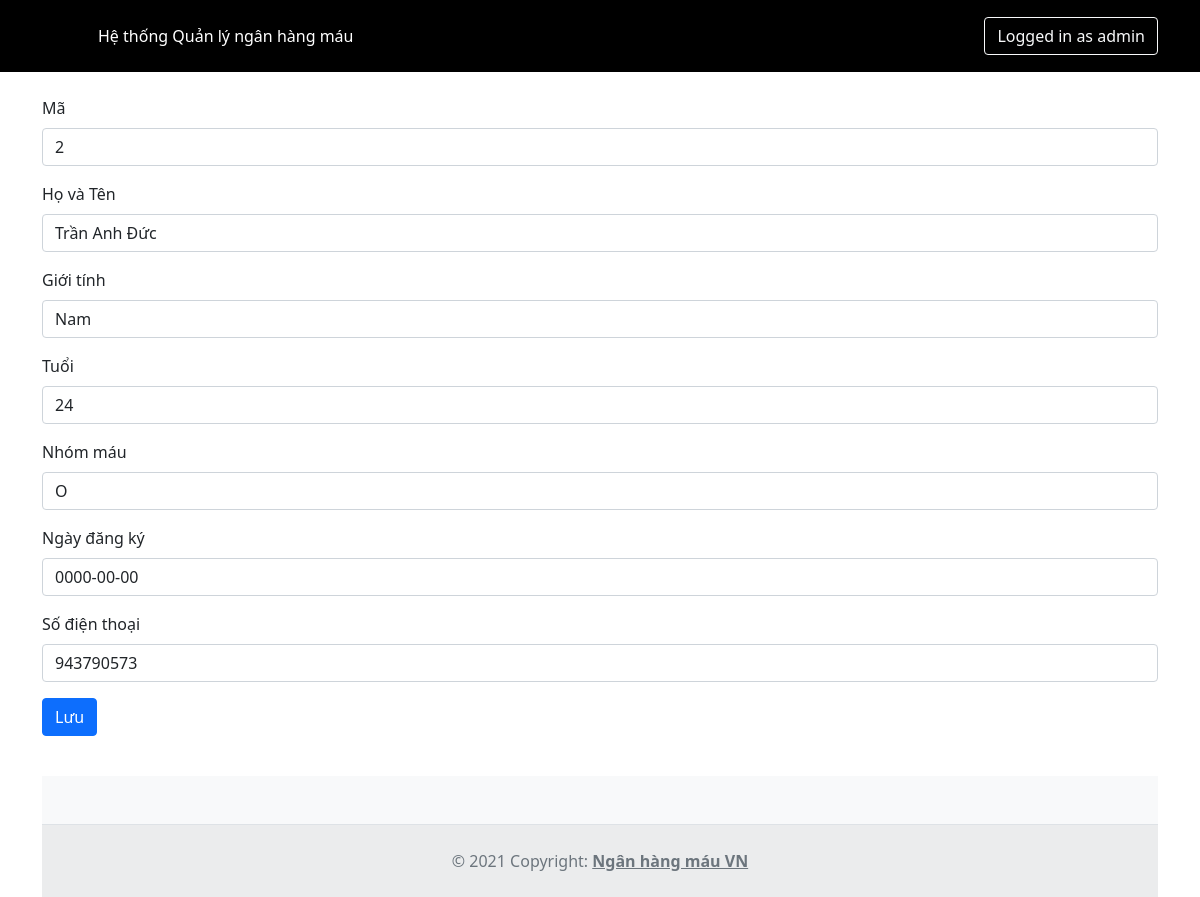
/scr/suabd.php?bd_id=2, run on the app's committed database.
### tables this page shows
CREATE TABLE `blood_donor` (
  `bd_id` int(10) NOT NULL,
  `bd_name` varchar(50) NOT NULL,
  `bd_sex` varchar(10) NOT NULL,
  `bd_age` int(10) NOT NULL,
  `bd_bgroup` char(10) NOT NULL,
  `bd_reg_date` date NOT NULL,
  `bd_phno` int(20) DEFAULT NULL
);

### scr/suabd.php (the view, shortened to what this page needs)
    <?php
        include('partials/header.php');
    ?>
    <?php $conn = mysqli_connect('localhost', 'root', '', 'blood_donor');
        if(isset($_GET['bd_id'])) {
            $id = $_GET['bd_id'];
            $sql = "SELECT * from  blood_donor where bd_id = '$id'";
            $result = mysqli_query($conn, $sql);
        }
    ?>
    <div class="container">
        <?php while($row = mysqli_fetch_assoc($result)){?>
        <form class="mt-4" method="POST" action="">
            <div class="mb-3">
                <label for="id" class="form-label">Mã</label>
                <input type="text" name="id" class="form-control" id="id" value="<?php echo $row['bd_id']; ?>">
            </div>
            <div class="mb-3">
                <label for="fullName" class="form-label">Họ và Tên</label>
                <input type="text" name="fullName" class="form-control" id="fullName" value="<?php echo $row['bd_name']; ?>">
            </div>
            <div class="mb-3">
                <label for="sex" class="form-label">Giới tính</label>
                <input type="text" name="sex" class="form-control" id="sex" value="<?php echo $row['bd_sex']; ?>">
            </div>
            <div class="mb-3">
                <label for="age" class="form-label">Tuổi</label>
                <input type="text" name="age" class="form-control" id="age" value="<?php echo $row['bd_age']; ?>">
            </div>
            <div class="mb-3">
                <label for="bgroup" class="form-label">Nhóm máu</label>
                <input type="text" name="bgroup" class="form-control" id="bgroup" value="<?php echo $row['bd_bgroup']; ?>">
            </div>
            <div class="mb-3">
                <label for="date" class="form-label">Ngày đăng ký</label>
                <input type="text" name="date" class="form-control" id="date" value="<?php echo $row['bd_reg_date']; ?>">
            </div>
            <div class="mb-3">
                <label for="sdt" class="form-label">Số điện thoại</label>
                <input type="text" name="sdt" class="form-control" id="sdt" value="<?php echo $row['bd_phno']; ?>">
            <button type="submit" class="btn btn-primary mt-3 mb-4" name="submit">Lưu</button>
        </form>
        <?php } ?>
    </div>
<?php
include('partials/footer.php');
?>

### data on the page
blood_donor: id "2", fullName "Trần Anh Đức", sex "Nam", age "24", bgroup "O", date "0000-00-00", sdt "943790573"
